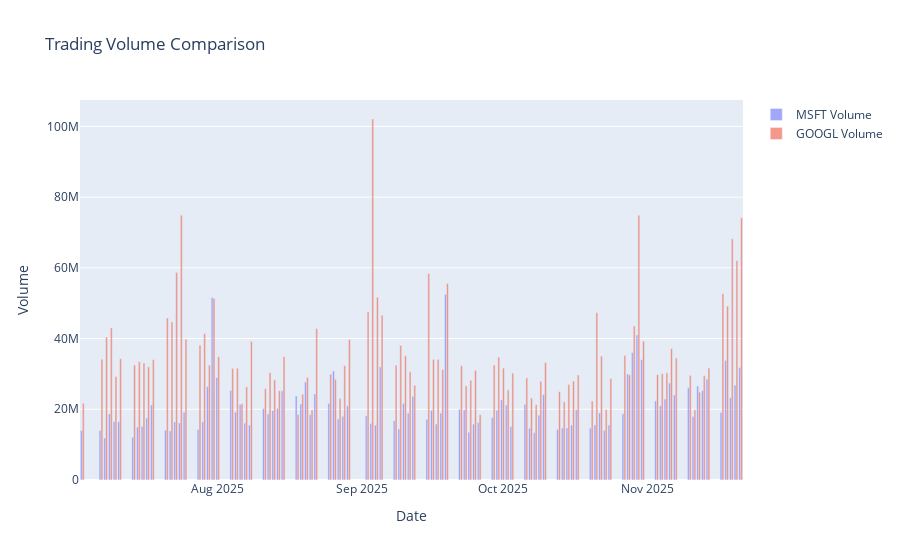

Notebook source saved alongside this figure:
### Code cell
# Cell 7: Finance Visualization 3 - Volume Analysis
def plot_volume_analysis(df):
    symbols = df['Symbol'].unique()
    
    fig = go.Figure()
    for symbol in symbols:
        symbol_df = df[df['Symbol'] == symbol]
        fig.add_trace(go.Bar(
            x=symbol_df['Datetime'],
            y=symbol_df['Volume'],
            name=f'{symbol} Volume',
            opacity=0.6
        ))
    
    fig.update_layout(
        title='Trading Volume Comparison',
        xaxis_title='Date',
        yaxis_title='Volume',
        barmode='group'
    )
    fig.show()

plot_volume_analysis(finance_df)
